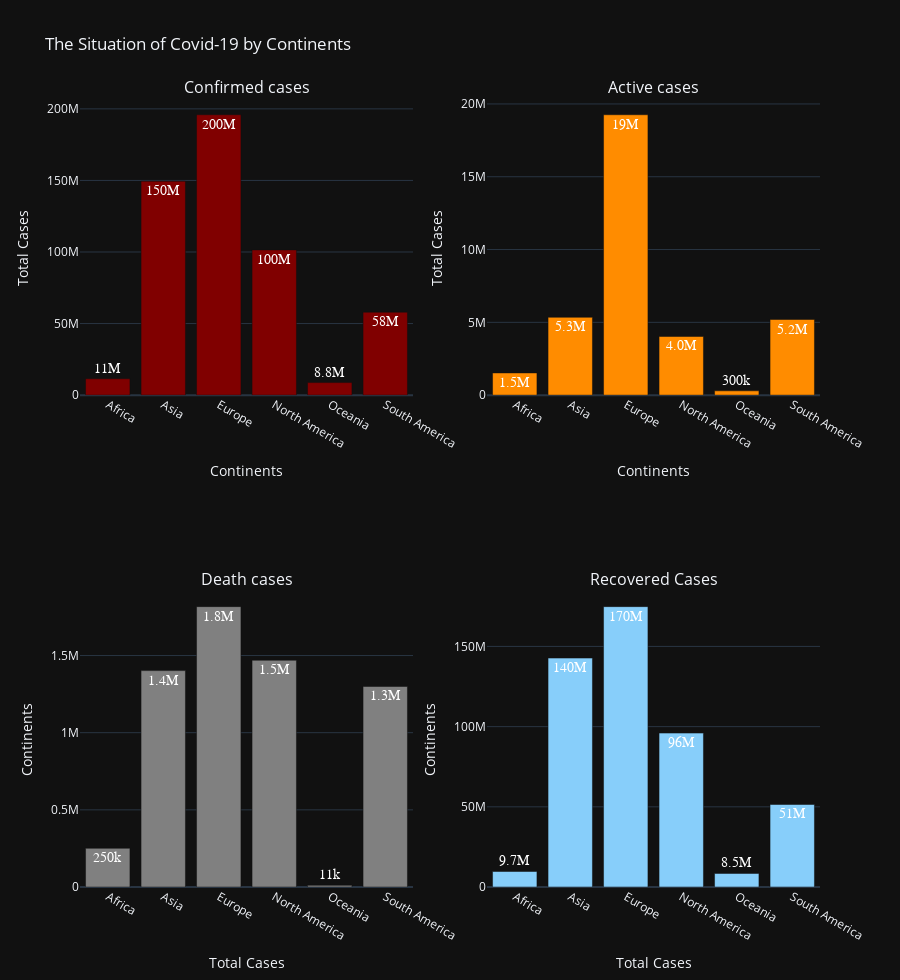

The notebook cell saved with this chart:
### Markdown cell above
# The diagram above describe the confirmed cases of Covid-19 of affected continents and countries around the world.
# It clearly shows that Europe is the worst affected continents and France is the highest confirmed cases of Covid-19 in Europe which has 29 million follow by Germany and UK both countries have 26 million and 22 million total confrimed cases respectively. 
# Asia is the second worst affected continent and India is the top higher confirmed cases which is 43 million cases and Korea is the second higher which is 17 million confirmed cases.
# The thrid goes to North America follow by South America and United States is the top affected country it has total 85 million confirmed cases, and Brazil has 31 million confirmed cases the highest affected country in South America.

### Code cell
continents = continents_df[:6]['Continents']

fig = make_subplots(rows=2, cols=2, subplot_titles=('Confirmed cases','Active cases','Death cases','Recovered Cases',))

fig.add_trace(go.Bar(name='Confirmed cases', x=continents, y=continents_df['Confirmed'], 
                     marker=dict(color="maroon"), text=continents_df['Confirmed']), 1, 1)

fig.add_trace(go.Bar(name='Active cases', x=continents, y=continents_df['Active'], 
                     marker=dict(color="darkorange"), text=continents_df['Active']), 1, 2)


fig.add_trace(go.Bar(name='Death cases', x=continents, y=continents_df['Deaths'], 
                     marker=dict(color="gray"), text=continents_df['Deaths']), 2, 1)

fig.add_trace(go.Bar(name='Recovered cases', x=continents, y=continents_df['Recovered'],
                     marker=dict(color="lightskyblue"),text=continents_df['Recovered']), 2, 2)

fig.update_traces(textposition='auto', textfont_size=14, textfont_family="Arial Black", textfont_color="white", 
                  texttemplate='%{text:,.2s}')

fig.update_layout(template='plotly_dark', height=980, showlegend=False, title='The Situation of Covid-19 by Continents')


fig.update_xaxes(row=1, col=1, title='Continents')
fig.update_xaxes(row=1, col=2, title='Continents')
fig.update_xaxes(row=2, col=1, title='Total Cases')
fig.update_xaxes(row=2, col=2, title='Total Cases')

fig.update_yaxes(row=1, col=1, title='Total Cases')
fig.update_yaxes(row=1, col=2, title='Total Cases')
fig.update_yaxes(row=2, col=1, title='Continents')
fig.update_yaxes(row=2, col=2, title='Continents')

fig.show()

### Figure 1 — Plotly figure (JSON) as saved in the notebook; plotly's stock layout.template omitted (floating-point values rounded to 4 significant figures)
{"data": [{"marker": {"color": "maroon"}, "name": "Confirmed cases", "text": [11451468, 149482939, 195890457, 101463135, 8756936, 57946209, 524991144], "textfont": {"color": "white", "family": "Arial Black", "size": 14}, "textposition": "auto", "texttemplate": "%{text:,.2s}", "type": "bar", "x": ["Africa", "Asia", "Europe", "North America", "Oceania", "South America"], "xaxis": "x", "y": [11451468, 149482939, 195890457, 101463135, 8756936, 57946209, 524991144], "yaxis": "y"}, {"marker": {"color": "darkorange"}, "name": "Active cases", "text": [1524387, 5344921, 19257737, 4029189, 295360, 5194407, 35646001], "textfont": {"color": "white", "family": "Arial Black", "size": 14}, "textposition": "auto", "texttemplate": "%{text:,.2s}", "type": "bar", "x": ["Africa", "Asia", "Europe", "North America", "Oceania", "South America"], "xaxis": "x2", "y": [1524387, 5344921, 19257737, 4029189, 295360, 5194407, 35646001], "yaxis": "y2"}, {"marker": {"color": "gray"}, "name": "Death cases", "text": [250799, 1402241, 1816853, 1469383, 11055, 1299494, 6249825], "textfont": {"color": "white", "family": "Arial Black", "size": 14}, "textposition": "auto", "texttemplate": "%{text:,.2s}", "type": "bar", "x": ["Africa", "Asia", "Europe", "North America", "Oceania", "South America"], "xaxis": "x3", "y": [250799, 1402241, 1816853, 1469383, 11055, 1299494, 6249825], "yaxis": "y3"}, {"marker": {"color": "lightskyblue"}, "name": "Recovered cases", "text": [9676282, 142735777, 174815867, 95964563, 8450521, 51452308, 483095318], "textfont": {"color": "white", "family": "Arial Black", "size": 14}, "textposition": "auto", "texttemplate": "%{text:,.2s}", "type": "bar", "x": ["Africa", "Asia", "Europe", "North America", "Oceania", "South America"], "xaxis": "x4", "y": [9676282, 142735777, 174815867, 95964563, 8450521, 51452308, 483095318], "yaxis": "y4"}], "layout": {"annotations": [{"font": {"size": 16}, "showarrow": false, "text": "Confirmed cases", "x": 0.225, "xanchor": "center", "xref": "paper", "y": 1, "yanchor": "bottom", "yref": "paper"}, {"font": {"size": 16}, "showarrow": false, "text": "Active cases", "x": 0.775, "xanchor": "center", "xref": "paper", "y": 1, "yanchor": "bottom", "yref": "paper"}, {"font": {"size": 16}, "showarrow": false, "text": "Death cases", "x": 0.225, "xanchor": "center", "xref": "paper", "y": 0.375, "yanchor": "bottom", "yref": "paper"}, {"font": {"size": 16}, "showarrow": false, "text": "Recovered Cases", "x": 0.775, "xanchor": "center", "xref": "paper", "y": 0.375, "yanchor": "bottom", "yref": "paper"}], "height": 980, "showlegend": false, "title": {"text": "The Situation of Covid-19 by Continents"}, "xaxis": {"anchor": "y", "domain": [0, 0.45], "title": {"text": "Continents"}}, "xaxis2": {"anchor": "y2", "domain": [0.55, 1], "title": {"text": "Continents"}}, "xaxis3": {"anchor": "y3", "domain": [0, 0.45], "title": {"text": "Total Cases"}}, "xaxis4": {"anchor": "y4", "domain": [0.55, 1], "title": {"text": "Total Cases"}}, "yaxis": {"anchor": "x", "domain": [0.625, 1], "title": {"text": "Total Cases"}}, "yaxis2": {"anchor": "x2", "domain": [0.625, 1], "title": {"text": "Total Cases"}}, "yaxis3": {"anchor": "x3", "domain": [0, 0.375], "title": {"text": "Continents"}}, "yaxis4": {"anchor": "x4", "domain": [0, 0.375], "title": {"text": "Continents"}}}}
